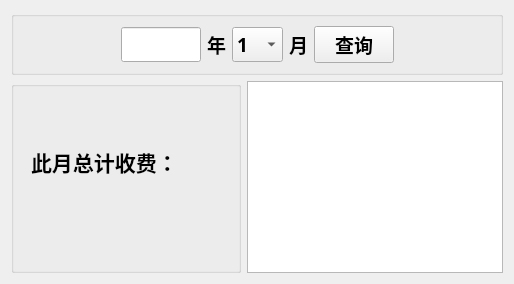
                <widget class="QWidget" name="page_7">
                 <layout class="QGridLayout" name="gridLayout_5">
                  <item row="1" column="1">
                   <widget class="QTableView" name="tableView_4">
                    <property name="font">
                     <font>
                      <family>新宋体</family>
                      <pointsize>14</pointsize>
                      <weight>75</weight>
                      <bold>true</bold>
                     </font>
                    </property>
                   </widget>
                  </item>
                  <item row="1" column="0">
                   <widget class="QGroupBox" name="groupBox_3">
                    <property name="minimumSize">
                     <size>
                      <width>230</width>
                      <height>0</height>
                     </size>
                    </property>
                    <property name="title">
                     <string/>
                    </property>
                    <widget class="QLabel" name="label_8">
                     <property name="geometry">
                      <rect>
                       <x>20</x>
                       <y>60</y>
                       <width>171</width>
                       <height>41</height>
                      </rect>
                     </property>
                     <property name="font">
                      <font>
                       <family>新宋体</family>
                       <pointsize>16</pointsize>
                       <weight>75</weight>
                       <bold>true</bold>
                      </font>
                     </property>
                     <property name="text">
                      <string>此月总计收费：</string>
                     </property>
                    </widget>
                    <widget class="QWidget" name="layoutWidget_6">
                     <property name="geometry">
                      <rect>
                       <x>10</x>
                       <y>110</y>
                       <width>211</width>
                       <height>78</height>
                      </rect>
                     </property>
                     <layout class="QHBoxLayout" name="horizontalLayout_9">
                      <item>
                       <widget class="QLabel" name="label_9">
                        <property name="font">
                         <font>
                          <family>新宋体</family>
                          <pointsize>24</pointsize>
                          <weight>75</weight>
                          <bold>true</bold>
                         </font>
                        </property>
                        <property name="text">
                         <string>&lt;html&gt;&lt;head/&gt;&lt;body&gt;&lt;p align=&quot;right&quot;&gt;&lt;br/&gt;&lt;/p&gt;&lt;/body&gt;&lt;/html&gt;</string>
                        </property>
                       </widget>
                      </item>
                     </layout>
                    </widget>
                   </widget>
                  </item>
                  <item row="0" column="0" colspan="2">
                   <widget class="QGroupBox" name="groupBox_6">
                    <property name="title">
                     <string/>
                    </property>
                    <layout class="QGridLayout" name="gridLayout_8">
                     <item row="0" column="0">
                      <layout class="QHBoxLayout" name="horizontalLayout_14">
                       <item>
                        <spacer name="horizontalSpacer_16">
                         <property name="orientation">
                          <enum>Qt::Horizontal</enum>
                         </property>
                         <property name="sizeHint" stdset="0">
                          <size>
                           <width>40</width>
                           <height>20</height>
                          </size>
                         </property>
                        </spacer>
                       </item>
                       <item>
                        <widget class="QLineEdit" name="lineEdit_15">
                         <property name="minimumSize">
                          <size>
                           <width>0</width>
                           <height>25</height>
                          </size>
                         </property>
                         <property name="maximumSize">
                          <size>
                           <width>80</width>
                           <height>16777215</height>
                          </size>
                         </property>
                         <property name="font">
                          <font>
                           <family>新宋体</family>
                           <pointsize>14</pointsize>
                           <weight>75</weight>
                           <bold>true</bold>
                          </font>
                         </property>
                        </widget>
                       </item>
                       <item>
                        <widget class="QLabel" name="label_12">
                         <property name="font">
                          <font>
                           <family>新宋体</family>
                           <pointsize>14</pointsize>
                           <weight>75</weight>
                           <bold>true</bold>
                          </font>
                         </property>
                         <property name="text">
                          <string>&lt;html&gt;&lt;head/&gt;&lt;body&gt;&lt;p&gt;&lt;span style=&quot; font-size:14pt; font-weight:600;&quot;&gt;年&lt;/span&gt;&lt;/p&gt;&lt;/body&gt;&lt;/html&gt;</string>
                         </property>
                        </widget>
                       </item>
                       <item>
                        <widget class="QComboBox" name="comboBox">
                         <property name="minimumSize">
                          <size>
                           <width>0</width>
                           <height>25</height>
                          </size>
                         </property>
                         <property name="maximumSize">
                          <size>
                           <width>65</width>
                           <height>16777215</height>
                          </size>
                         </property>
                         <property name="font">
                          <font>
                           <family>新宋体</family>
                           <pointsize>14</pointsize>
                           <weight>75</weight>
                           <bold>true</bold>
                          </font>
                         </property>
                         <property name="maxVisibleItems">
                          <number>12</number>
                         </property>
                         <item>
                          <property name="text">
                           <string>1</string>
                          </property>
                         </item>
                         <item>
                          <property name="text">
                           <string>2</string>
                          </property>
                         </item>
                         <item>
                          <property name="text">
                           <string>3</string>
                          </property>
                         </item>
                         <item>
                          <property name="text">
                           <string>4</string>
                          </property>
                         </item>
                         <item>
                          <property name="text">
                           <string>5</string>
                          </property>
                         </item>
                         <item>
                          <property name="text">
                           <string>6</string>
                          </property>
                         </item>
                         <item>
                          <property name="text">
                           <string>7</string>
                          </property>
                         </item>
                         <item>
                          <property name="text">
                           <string>8</string>
                          </property>
                         </item>
                         <item>
                          <property name="text">
                           <string>9</string>
                          </property>
                         </item>
                         <item>
                          <property name="text">
                           <string>10</string>
                          </property>
                         </item>
                         <item>
                          <property name="text">
                           <string>11</string>
                          </property>
                         </item>
                         <item>
                          <property name="text">
                           <string>12</string>
                          </property>
                         </item>
                        </widget>
                       </item>
                       <item>
                        <widget class="QLabel" name="label_20">
                         <property name="font">
                          <font>
                           <family>新宋体</family>
                           <pointsize>14</pointsize>
                           <weight>75</weight>
                           <bold>true</bold>
                          </font>
                         </property>
                         <property name="text">
                          <string>&lt;html&gt;&lt;head/&gt;&lt;body&gt;&lt;p&gt;月&lt;/p&gt;&lt;/body&gt;&lt;/html&gt;</string>
                         </property>
                        </widget>
                       </item>
                       <item>
                        <widget class="QPushButton" name="pushButton_7">
                         <property name="font">
                          <font>
                           <family>新宋体</family>
                           <pointsize>14</pointsize>
                           <weight>75</weight>
                           <bold>true</bold>
                          </font>
                         </property>
                         <property name="text">
                          <string>查询</string>
                         </property>
                        </widget>
                       </item>
                       <item>
                        <spacer name="horizontalSpacer_15">
                         <property name="orientation">
                          <enum>Qt::Horizontal</enum>
                         </property>
                         <property name="sizeHint" stdset="0">
                          <size>
                           <width>40</width>
                           <height>20</height>
                          </size>
                         </property>
                        </spacer>
                       </item>
                      </layout>
                     </item>
                    </layout>
                   </widget>
                  </item>
                 </layout>
                </widget>
